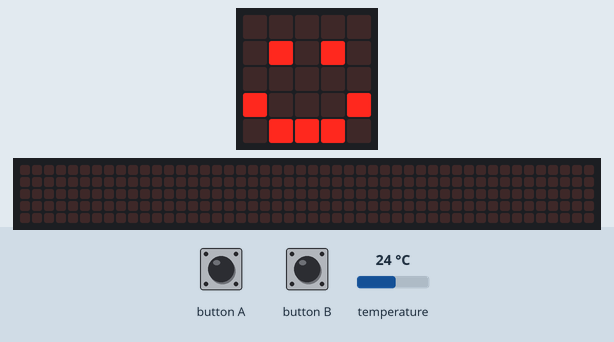
Bench run of a program on a simulated BBC micro:bit running MicroPython. Parts: the board's 5×5 LED display, a strip that is not on the board, showing the scrolling text unrolled. The test bench sets the inputs (shaded band); at power-on: temperature 24 °C. The 48×5 strip is a reading aid, not a part: it shows the text the display is scrolling, unrolled, one strip-width of it at a time.

Above: at 2.2 s.
2.3 s: button A pressed for 0.15 s
At 2.37 s:
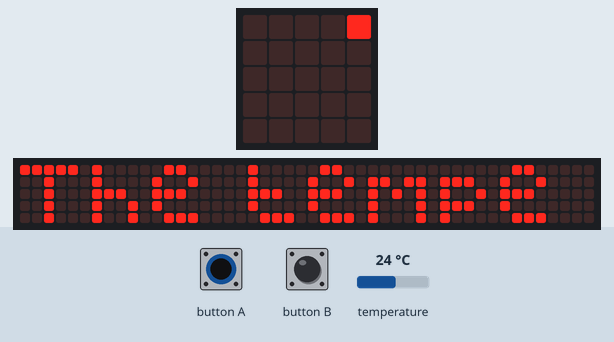
At 16.17 s:
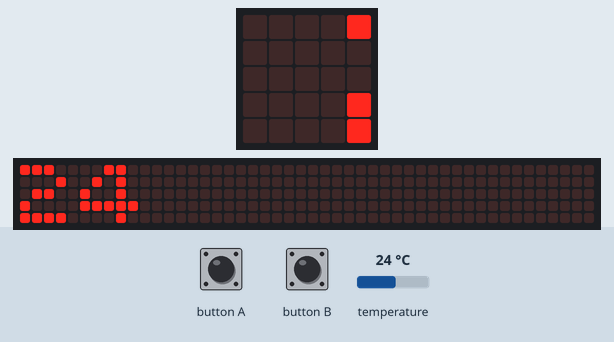

The program:

main.py
```python
"""
Created by: Jet Lu
Created on: Feb 2026
This module is a Micro:bit MicroPython program that will tell you the temperature.
"""

from microbit import *

currentTemperature = 0

# reset
display.clear
display.show(Image.HAPPY)
sleep(1000)

# temperature will display when A is pressed
while True:
    if button_a.was_pressed():
        currentTemperature = temperature()
        display.scroll("The temperature is")
        display.scroll(currentTemperature)
        sleep(1000)
        display.clear  # reset
        display.show(Image.HAPPY)
```

Measured:
- after the input at 2.3 s, the display: changes at once (image 1)
